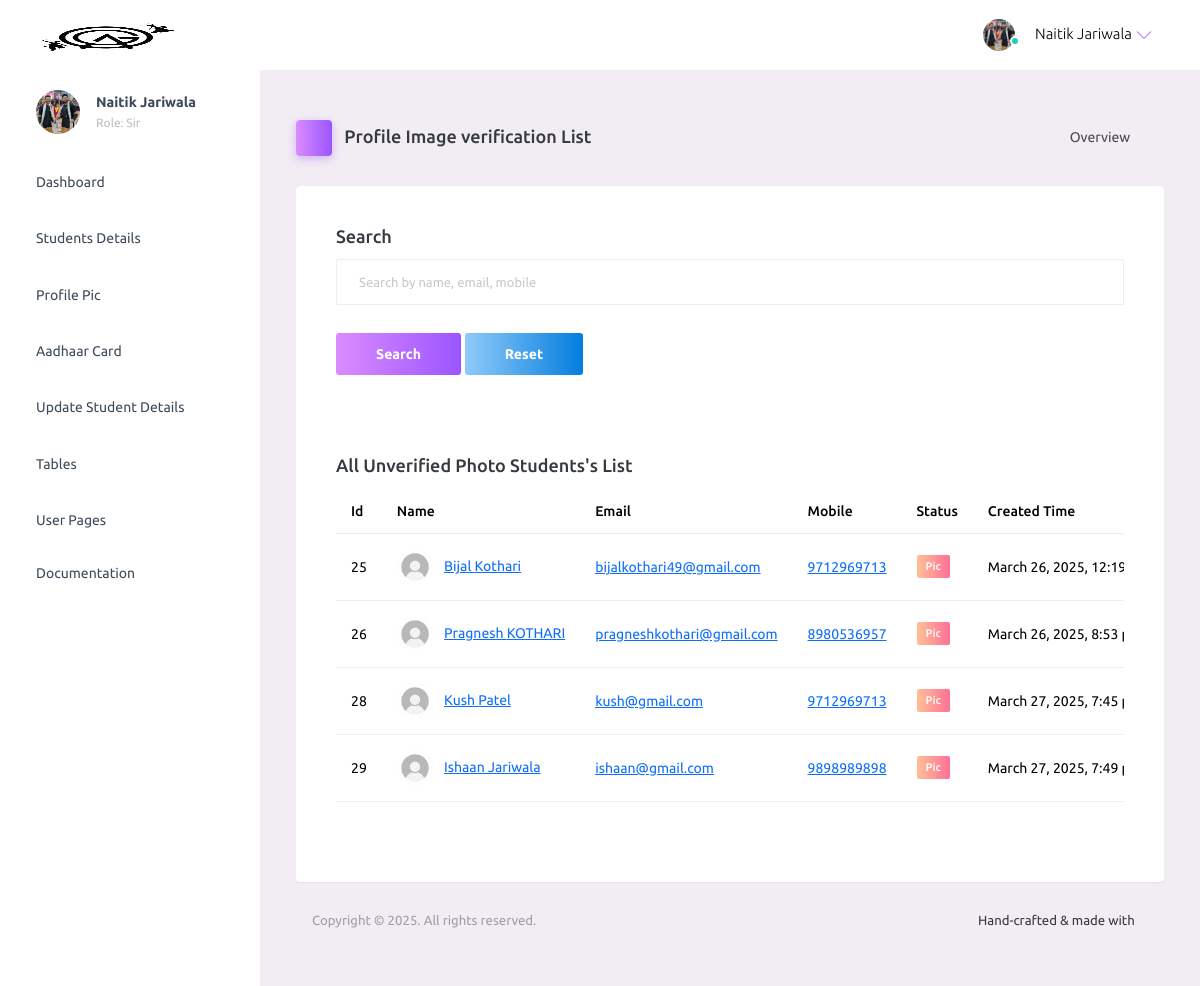
Screenshot of /mentor/profile_image_unverified_list/ (signed in) with the database file from the repository.
### student/models.py (models this page shows, shortened)
class Student(models.Model):
    doc_choice = (
        ('Owner','Owner'),
        ('Sir','Sir'),
        ('Student','Student'),
    )
    first_name = models.CharField(max_length=30)
    last_name = models.CharField(max_length=30)
    birth_date = models.DateField(blank=True, null=True)
    email = models.EmailField(unique=True)
    mobile = models.CharField(max_length=10)
    parent_mobile = models.CharField(max_length=10)
    role = models.CharField(max_length=10, choices=doc_choice, default='Student')
    address = models.TextField()
    password = models.CharField(max_length=30)
    password_reset = models.BooleanField(default=False)
    verified = models.BooleanField(default=False)
    aadhar = models.CharField(max_length=12)
    aadhar_verified = models.BooleanField(default=False)
    aadhar_verified_by = models.CharField(max_length=30,blank=True,null=True)
    profile_qr = models.FileField(upload_to='profile_qr/',default='default/qr.png')
    profile_image = models.FileField(upload_to='profile/', default='default/profile.jpg')
    profile_image_verified = models.BooleanField(default=False)
    fees_amount = models.IntegerField(default=0)
    fees_paid = models.IntegerField(default=0)
    fees_status = models.BooleanField(default=False)
    batch_name = models.CharField(max_length=30, blank=True, null=True, default='General')
    batch_start_date = models.DateField(blank=True, null=True)
    batch_end_date = models.DateField(blank=True, null=True)
    created_at = models.DateTimeField(auto_now_add=True)

### mentor/views.py (the view, shortened to what this page needs)
# urls.py: path('profile_image_unverified_list/', views.profile_image_unverified_list, name='profile_image_unverified_list'),
def profile_image_unverified_list(request):
        student = Student.objects.get(email=request.session['email'])
        if student.role == 'Student':
            return render(request, 'login.html', {'msg': 'You are not authorized to access this page'})
        students = Student.objects.filter(profile_image_verified=False)
        return render(request, 'profile_image_unverified_list.html', {'students': students, 'student': student})

### mentor/templates/profile_image_unverified_list.html (shortened to what this page needs)
{% extends 'header.html' %}
{% load static %}
{% block content %}
<div class="main-panel">
  <div class="content-wrapper">
    <div class="page-header">
      <h3 class="page-title">
        <span class="page-title-icon bg-gradient-primary text-white me-2">
          <i class="mdi mdi-home"></i>
        </span> Profile Image verification List
      </h3>
      <nav aria-label="breadcrumb">
        <ul class="breadcrumb">
          <li class="breadcrumb-item active" aria-current="page">
            Overview <i class="mdi mdi-alert-circle-outline icon-sm text-primary align-middle"></i>
          </li>
        </ul>
      </nav>
    </div>
    <div class="row">
      <div class="col-12 grid-margin">
        <div class="card">
          <div class="card-body">
            <h4 class="card-title">Search</h4>
            <form method="POST" action="{% url 'profile_image_unverified_list' %}">
              <div class="form-group">
                <input type="text" class="form-control" id="search" name="search" placeholder="Search by name, email, mobile">
              </div>
              <button type="submit" class="btn btn-gradient-primary mr-2">Search</button>
              <a href="{% url 'profile_image_unverified_list' %}" class="btn btn-gradient-info">Reset</a>
            </form>
          </div>
    <div class="row">
      <div class="col-12 grid-margin">
        <div class="card">
          <div class="card-body">
            {% if msg %}
            <h4 class="card-title">{{msg}}</h4>
            {% else %}
            <h4 class="card-title">All Unverified Photo Students's List</h4>
            {% endif %}
            <div class="table-responsive">
              <table class="table">
                <thead>
                  <tr>
                    <th> Id </th>
                    <th> Name </th>
                    <th> Email </th>
                    <th> Mobile </th>
                    <th> Status </th>
                    <th> Created Time </th>
                  </tr>
                </thead>
                <tbody>
                  {% for one in students %}
                  <tr>
                    <td>{{one.id}}</td>
                    <td>
                      <img src="{{one.profile_image.url}}" style="object-fit: cover;" class="me-2" alt="image"> <a href="{% url 'view_student' one.id %}">{{one.first_name}} {{one.last_name}}</a>
                    </td>
                    <td> <a href="mailto:{{one.email}}">{{one.email}} </a></td>
                    <td> <a href="tel:+91{{one.mobile}}">{{one.mobile}}</a> </td>
                    <td>
                      {% if one.profile_image_verified %}
                      <label class="badge badge-gradient-success">Pic</label>
                      {% else %}
                      <label class="badge badge-gradient-danger">Pic</label>
                      {% endif %}
                    </td>
                    <td>{{one.created_at}} </td>
                  </tr>
                  {% endfor %}
                </tbody>
              </table>
            </div>
          </div>
        </div>
      </div>
    </div>
  </div>
  <footer class="footer">
    <div class="d-sm-flex justify-content-center justify-content-sm-between">
      <span class="text-muted text-center text-sm-left d-block d-sm-inline-block">Copyright © 2025. All rights reserved.</span>
      <span class="float-none float-sm-right d-block mt-1 mt-sm-0 text-center">Hand-crafted & made with <i class="mdi mdi-heart text-danger"></i></span>
    </div>
  </footer>
</div>
{% endblock %}

### mentor/templates/header.html (shortened to what this page needs)
{% load static %}
<!DOCTYPE html>
<html lang="en">
  <head>
    <link rel="stylesheet" href="{% static 'assets/vendors/mdi/css/materialdesignicons.min.css' %}">
    <link rel="stylesheet" href="{% static 'assets/vendors/ti-icons/css/themify-icons.css' %}">
    <link rel="stylesheet" href="{% static 'assets/vendors/css/vendor.bundle.base.css' %}">
    <link rel="stylesheet" href="{% static 'assets/vendors/font-awesome/css/font-awesome.min.css' %}">
    <link rel="stylesheet" href="{% static 'assets/vendors/font-awesome/css/font-awesome.min.css' %}" />
    <link rel="stylesheet" href="{% static 'assets/vendors/bootstrap-datepicker/bootstrap-datepicker.min.css' %}">
    <link rel="stylesheet" href="{% static 'assets/css/style.css' %}">
  </head>
  <body>
    {% if student.role == "Sir" or student.role == "Owner" %}
    <div class="container-scroller">
      <nav class="navbar default-layout-navbar col-lg-12 col-12 p-0 fixed-top d-flex flex-row">
        <div class="text-center navbar-brand-wrapper d-flex align-items-center justify-content-center" style="object-fit: cover; overflow: hidden; ">
          <a class="navbar-brand brand-logo" href="{% url 'mentor-index' %}"><img src="{% static 'assets/images/logo.png' %}" alt="logo"  /></a>
        </div>
        <div class="navbar-menu-wrapper d-flex align-items-stretch">
          <button class="navbar-toggler navbar-toggler align-self-center" type="button" data-toggle="minimize">
            <span class="mdi mdi-menu"></span>
          </button>
          <ul class="navbar-nav navbar-nav-right">
            <li class="nav-item nav-profile dropdown">
              <a class="nav-link dropdown-toggle" id="profileDropdown" href="#" data-bs-toggle="dropdown" aria-expanded="false">
                <div class="nav-profile-img">
                  <img src="{{student.profile_image.url}}" style="object-fit: cover;" alt="image">
                  <span class="availability-status online"></span>
                </div>
                <div class="nav-profile-text">
                  <p class="mb-1 text-black">{{student.first_name}} {{student.last_name}}</p>
                </div>
              </a>
            </li>
          </ul>
        </div>
      </nav>
      <div class="container-fluid page-body-wrapper">
        <nav class="sidebar sidebar-offcanvas" id="sidebar">
          <ul class="nav">
            <li class="nav-item nav-profile">
              <a href="#" class="nav-link">
                <div class="nav-profile-image">
                  <img src="{{student.profile_image.url}}" style="object-fit: cover;" alt="profile" />
                </div>
                <div class="nav-profile-text d-flex flex-column">
                  <span class="font-weight-bold mb-2">{{student.first_name}} {{student.last_name}}</span>
                  <span class="text-secondary text-small">Role: {{student.role}}</span>
                </div>
                <i class="mdi mdi-bookmark-check text-success nav-profile-badge"></i>
              </a>
            </li>
            <li class="nav-item">
              <a class="nav-link" href="{% url 'mentor-index' %}">
                <span class="menu-title">Dashboard</span>
                <i class="mdi mdi-home menu-icon"></i>
              </a>
            </li>
            <li class="nav-item">
              <a class="nav-link" data-bs-toggle="collapse" href="#ui-basic" aria-expanded="false" aria-controls="ui-basic">
                <span class="menu-title">Students Details</span>
                <i class="menu-arrow"></i>
                <i class="mdi mdi-contacts menu-icon"></i>
              </a>
            </li>
            <li class="nav-item">
              <a class="nav-link" data-bs-toggle="collapse" href="#icons" aria-expanded="false" aria-controls="icons">
                <span class="menu-title">Profile Pic</span>
                <i class="mdi mdi-contacts menu-icon"></i>
              </a>
            </li>
            <li class="nav-item">
              <a class="nav-link" data-bs-toggle="collapse" href="#forms" aria-expanded="false" aria-controls="forms">
                <span class="menu-title">Aadhaar Card</span>
                <i class="mdi mdi-format-list-bulleted menu-icon"></i>
              </a>
            </li>
            <li class="nav-item">
              <a class="nav-link" data-bs-toggle="collapse" href="#charts" aria-expanded="false" aria-controls="charts">
                <span class="menu-title">Update Student Details</span>
                <i class="mdi mdi-chart-bar menu-icon"></i>
              </a>
            </li>
            <li class="nav-item">
              <a class="nav-link" data-bs-toggle="collapse" href="#tables" aria-expanded="false" aria-controls="tables">
                <span class="menu-title">Tables</span>
                <i class="mdi mdi-table-large menu-icon"></i>
              </a>
            </li>
            <li class="nav-item">
              <a class="nav-link" data-bs-toggle="collapse" href="#auth" aria-expanded="false" aria-controls="auth">
                <span class="menu-title">User Pages</span>
                <i class="menu-arrow"></i>
                <i class="mdi mdi-lock menu-icon"></i>
              </a>
            </li>
            <li class="nav-item">
              <a class="nav-link" href="docs/documentation.html" target="_blank">
                <span class="menu-title">Documentation</span>
              </a>
            </li>
          </ul>
        </nav>
        {% block content %}
        {% endblock %}
      </div>
    </div>
    {% endif %}
  </body>
</html>

### rows the page displays
Student: profile_image (picture), first_name "Naitik", last_name "Jariwala", role "Sir"
Student: id "25", profile_image (placeholder picture), first_name "Bijal", last_name "Kothari", email "bijalkothari49@gmail.com", mobile "9712969713", profile_image_verified "Pic", created_at "March 26, 2025,…"
Student: id "26", profile_image (placeholder picture), first_name "Pragnesh", last_name "KOTHARI", email "pragneshkothari@gmail.com", mobile "8980536957", profile_image_verified "Pic", created_at "March 26, 2025, 8:53…"
Student: id "28", profile_image (placeholder picture), first_name "Kush", last_name "Patel", email "kush@gmail.com", mobile "9712969713", profile_image_verified "Pic", created_at "March 27, 2025, 7:45…"
Student: id "29", profile_image (placeholder picture), first_name "Ishaan", last_name "Jariwala", email "ishaan@gmail.com", mobile "9898989898", profile_image_verified "Pic", created_at "March 27, 2025, 7:49…"
